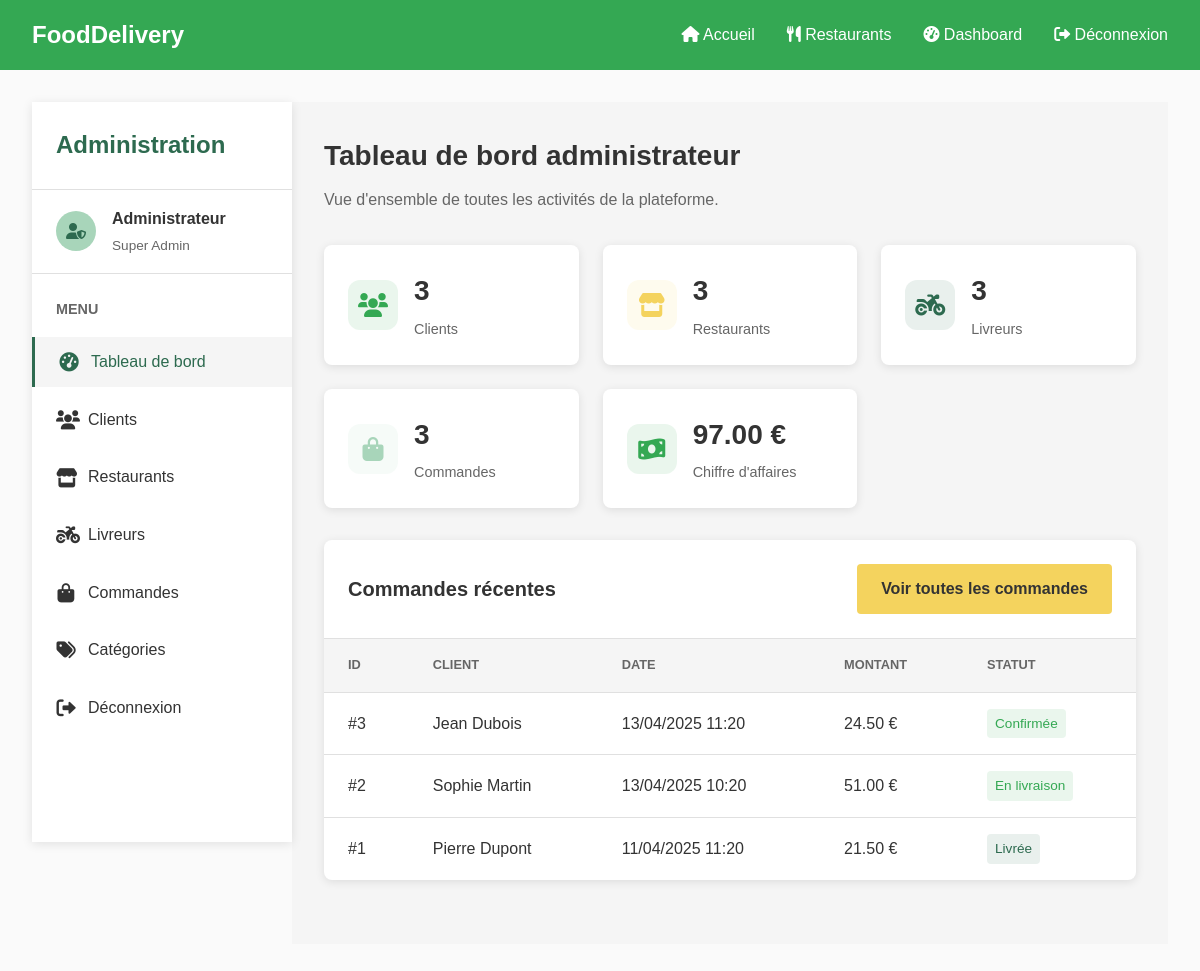
The page /pages/admin/dashboard.php (signed in) on the database its author committed.
### tables this page shows
CREATE TABLE Commande (
    id_commande INT AUTO_INCREMENT PRIMARY KEY,
    id_client INT NOT NULL,
    id_livreur INT,
    statut ENUM('en attente', 'confirmé', 'en préparation', 'en livraison', 'livré', 'annulé') DEFAULT 'en attente',
    date DATETIME DEFAULT CURRENT_TIMESTAMP,
    FOREIGN KEY (id_client) REFERENCES Client(id_client) ON DELETE CASCADE,
    FOREIGN KEY (id_livreur) REFERENCES Livreur(id_livreur) ON DELETE SET NULL
);

CREATE TABLE Client (
    id_client INT AUTO_INCREMENT PRIMARY KEY,
    nom_c VARCHAR(50) NOT NULL,
    prenom_c VARCHAR(50) NOT NULL,
    adresse_c TEXT NOT NULL,
    email VARCHAR(100) NOT NULL UNIQUE,
    mot_de_passe VARCHAR(255) NOT NULL,
    date_inscription DATETIME DEFAULT CURRENT_TIMESTAMP
);

CREATE TABLE Paiement (
    id_paiement INT AUTO_INCREMENT PRIMARY KEY,
    id_commande INT NOT NULL,
    montant DECIMAL(10,2) NOT NULL,
    mode ENUM('carte', 'espèces', 'paypal') DEFAULT 'carte',
    date_paiement DATETIME DEFAULT CURRENT_TIMESTAMP,
    FOREIGN KEY (id_commande) REFERENCES Commande(id_commande) ON DELETE CASCADE
);

### pages/admin/dashboard.php (the view, shortened to what this page needs)
<?php
include_once '../../includes/header.php';
function getStatistics() {
    try {
        $conn = getDbConnection();
        $stmtClients = $conn->prepare("SELECT COUNT(*) as total FROM Client");
        $stmtClients->execute();
        $clients = $stmtClients->fetch(PDO::FETCH_ASSOC)['total'];
        $stmtRestaurants = $conn->prepare("SELECT COUNT(*) as total FROM Restaurant");
        $stmtRestaurants->execute();
        $restaurants = $stmtRestaurants->fetch(PDO::FETCH_ASSOC)['total'];
        $stmtLivreurs = $conn->prepare("SELECT COUNT(*) as total FROM Livreur");
        $stmtLivreurs->execute();
        $livreurs = $stmtLivreurs->fetch(PDO::FETCH_ASSOC)['total'];
        $stmtCommandes = $conn->prepare("SELECT COUNT(*) as total FROM Commande");
        $stmtCommandes->execute();
        $commandes = $stmtCommandes->fetch(PDO::FETCH_ASSOC)['total'];
        $stmtCA = $conn->prepare("SELECT SUM(montant) as total FROM Paiement");
        $stmtCA->execute();
        $ca = $stmtCA->fetch(PDO::FETCH_ASSOC)['total'] ?: 0;
        return [
            'clients' => $clients,
            'restaurants' => $restaurants,
            'livreurs' => $livreurs,
            'commandes' => $commandes,
            'ca' => $ca
        ];
    } catch (PDOException $e) {
        return [
            'clients' => 0,
            'restaurants' => 0,
            'livreurs' => 0,
            'commandes' => 0,
            'ca' => 0
        ];
    }
}
function getRecentOrders($limit = 10) {
    try {
        $conn = getDbConnection();
        $stmt = $conn->prepare("SELECT c.*, cl.nom_c, cl.prenom_c, p.montant, p.mode
                               FROM Commande c
                               JOIN Client cl ON c.id_client = cl.id_client
                               JOIN Paiement p ON c.id_commande = p.id_commande
                               ORDER BY c.date DESC
                               LIMIT :limit");
        $stmt->bindParam(':limit', $limit, PDO::PARAM_INT);
        $stmt->execute();
        return $stmt->fetchAll(PDO::FETCH_ASSOC);
    } catch (PDOException $e) {
        return [];
    }
}
$stats = getStatistics();
$recentOrders = getRecentOrders();
function formatStatus($status) {
    switch ($status) {
        case 'confirmé':
            return '<span class="status status-confirmed">Confirmée</span>';
        case 'en livraison':
            return '<span class="status status-confirmed">En livraison</span>';
        case 'livré':
            return '<span class="status status-delivered">Livrée</span>';
    }
}
?>
<div class="dashboard-container">
    <div class="dashboard-sidebar">
        <div class="sidebar-header">
            <h2>Administration</h2>
        </div>
        <div class="sidebar-user">
            <div class="user-avatar">
                <i class="fas fa-user-shield"></i>
            </div>
            <div class="user-info">
                <div class="user-name">Administrateur</div>
                <div class="user-role">Super Admin</div>
            </div>
        </div>
        <div class="sidebar-menu">
            <h3>Menu</h3>
            <ul class="menu-items">
                <li>
                    <a href="#dashboard" class="active">
                        <i class="fas fa-tachometer-alt"></i>
                        <span>Tableau de bord</span>
                    </a>
                </li>
                <li>
                    <a href="#clients">
                        <i class="fas fa-users"></i>
                        <span>Clients</span>
                    </a>
                </li>
                <li>
                    <a href="#restaurants">
                        <i class="fas fa-store"></i>
                        <span>Restaurants</span>
                    </a>
                </li>
                <li>
                    <a href="#livreurs">
                        <i class="fas fa-motorcycle"></i>
                        <span>Livreurs</span>
                    </a>
                </li>
                <li>
                    <a href="#commandes">
                        <i class="fas fa-shopping-bag"></i>
                        <span>Commandes</span>
                    </a>
                </li>
                <li>
                    <a href="#categories">
                        <i class="fas fa-tags"></i>
                        <span>Catégories</span>
                    </a>
                </li>
                <li>
                    <a href="/pages/auth/logout.php">
                        <i class="fas fa-sign-out-alt"></i>
                        <span>Déconnexion</span>
                    </a>
                </li>
            </ul>
        </div>
    </div>
    <div class="dashboard-content">
        <section id="dashboard">
            <div class="content-header">
                <h1>Tableau de bord administrateur</h1>
                <p>Vue d'ensemble de toutes les activités de la plateforme.</p>
            </div>
            <div class="info-cards">
                <div class="info-card">
                    <div class="info-card-icon primary">
                        <i class="fas fa-users"></i>
                    </div>
                    <div class="info-card-content">
                        <div class="info-card-value"><?php echo $stats['clients']; ?></div>
                        <div class="info-card-label">Clients</div>
                    </div>
                </div>
                <div class="info-card">
                    <div class="info-card-icon secondary">
                        <i class="fas fa-store"></i>
                    </div>
                    <div class="info-card-content">
                        <div class="info-card-value"><?php echo $stats['restaurants']; ?></div>
                        <div class="info-card-label">Restaurants</div>
                    </div>
                </div>
                <div class="info-card">
                    <div class="info-card-icon accent">
                        <i class="fas fa-motorcycle"></i>
                    </div>
                    <div class="info-card-content">
                        <div class="info-card-value"><?php echo $stats['livreurs']; ?></div>
                        <div class="info-card-label">Livreurs</div>
                    </div>
                </div>
                <div class="info-card">
                    <div class="info-card-icon light">
                        <i class="fas fa-shopping-bag"></i>
                    </div>
                    <div class="info-card-content">
                        <div class="info-card-value"><?php echo $stats['commandes']; ?></div>
                        <div class="info-card-label">Commandes</div>
                    </div>
                </div>
                <div class="info-card">
                    <div class="info-card-icon primary">
                        <i class="fas fa-money-bill-wave"></i>
                    </div>
                    <div class="info-card-content">
                        <div class="info-card-value"><?php echo number_format($stats['ca'], 2); ?> €</div>
                        <div class="info-card-label">Chiffre d'affaires</div>
                    </div>
                </div>
            </div>
            <div class="data-table-container">
                <div class="data-table-header">
                    <h2>Commandes récentes</h2>
                    <div class="data-table-actions">
                        <a href="#commandes" class="btn btn-primary">Voir toutes les commandes</a>
                    </div>
                </div>
                <table class="data-table">
                    <thead>
                        <tr>
                            <th>ID</th>
                            <th>Client</th>
                            <th>Date</th>
                            <th>Montant</th>
                            <th>Statut</th>
                        </tr>
                    </thead>
                    <tbody>
                        <?php if (count($recentOrders) === 0): ?>
                        <tr>
                            <td colspan="5" style="text-align: center;">Aucune commande trouvée.</td>
                        </tr>
                        <?php else: ?>
                        <?php
                        $displayedOrders = array_slice($recentOrders, 0, 5);
                        foreach ($displayedOrders as $order):
                        ?>
                        <tr>
                            <td>#<?php echo $order['id_commande']; ?></td>
                            <td><?php echo htmlspecialchars($order['prenom_c'] . ' ' . $order['nom_c']); ?></td>
                            <td><?php echo date('d/m/Y H:i', strtotime($order['date'])); ?></td>
                            <td><?php echo number_format($order['montant'], 2); ?> €</td>
                            <td><?php echo formatStatus($order['statut']); ?></td>
                        </tr>
                        <?php endforeach; ?>
                        <?php endif; ?>
                    </tbody>
                </table>
            </div>
        </section>
    </div>
</div>
</body>
</html>

### includes/header.php (shortened to what this page needs)
<?php
$userRole = isset($_SESSION['role']) ? $_SESSION['role'] : 'visitor';
$isDashboard = strpos($_SERVER['REQUEST_URI'], '/dashboard') !== false ||
              strpos($_SERVER['REQUEST_URI'], '/admin') !== false ||
              strpos($_SERVER['REQUEST_URI'], '/profile') !== false;
?>
<!DOCTYPE html>
<html lang="fr">
<head>
    <link rel="stylesheet" href="https://cdnjs.cloudflare.com/ajax/libs/font-awesome/6.0.0/css/all.min.css">
    <link rel="stylesheet" href="/assets/css/style.css">
    <?php if ($isDashboard): ?>
    <link rel="stylesheet" href="/assets/css/dashboard.css">
    <?php endif; ?>
</head>
<body>
    <header>
        <nav class="navbar">
            <div class="logo">
                <a href="/">FoodDelivery</a>
            </div>
            <ul class="nav-links">
                <li><a href="/"><i class="fas fa-home"></i> Accueil</a></li>
                <li><a href="/pages/client/restaurants.php"><i class="fas fa-utensils"></i> Restaurants</a></li>
                <?php if ($userRole === 'client'): ?>
                    <li><a href="/pages/client/panier.php"><i class="fas fa-shopping-cart"></i> Panier</a></li>
                    <li><a href="/pages/client/dashboard.php"><i class="fas fa-user"></i> Compte</a></li>
                <?php elseif ($userRole === 'restaurant'): ?>
                    <li><a href="/pages/restaurant/dashboard.php"><i class="fas fa-chart-line"></i> Dashboard</a></li>
                    <li><a href="/pages/restaurant/profile.php"><i class="fas fa-user"></i> Compte</a></li>
                <?php elseif ($userRole === 'livreur'): ?>
                    <li><a href="/pages/livreur/dashboard.php"><i class="fas fa-motorcycle"></i> Dashboard</a></li>
                    <li><a href="/pages/livreur/profile.php"><i class="fas fa-user"></i> Compte</a></li>
                <?php elseif ($userRole === 'admin'): ?>
                    <li><a href="/pages/admin/dashboard.php"><i class="fas fa-tachometer-alt"></i> Dashboard</a></li>
                <?php else: ?>
                    <li><a href="/pages/auth/login.php"><i class="fas fa-sign-in-alt"></i> Connexion</a></li>
                    <li><a href="/pages/auth/register.php"><i class="fas fa-user-plus"></i> Inscription</a></li>
                <?php endif; ?>
                <?php if ($userRole !== 'visitor'): ?>
                    <li><a href="/pages/auth/logout.php"><i class="fas fa-sign-out-alt"></i> Déconnexion</a></li>
                <?php endif; ?>
            </ul>
        </nav>
    </header>
    <main>

### assets/css/style.css (style rules this page uses)
:root { --vert-frais: #34A853; --vert-doux: #A8D5BA; --jaune-pastel: #F4D35E; --blanc-pur: #FAFAFA; --vert-fonce: #2D6A4F; }
* { margin: 0; padding: 0; box-sizing: border-box; font-family: 'Arial', sans-serif; }
body { background-color: var(--blanc-pur); color: #333; line-height: 1.6; }
a { text-decoration: none; color: inherit; }
ul { list-style: none; }
.navbar { display: flex; justify-content: space-between; align-items: center; background-color: var(--vert-frais); color: white; padding: 1rem 2rem; }
.logo a { font-size: 1.5rem; font-weight: bold; color: white; }
.nav-links { display: flex; gap: 2rem; }
.nav-links a { color: white; transition: all 0.3s ease; }
main { min-height: 70vh; padding: 2rem; }
.btn { display: inline-block; padding: 0.75rem 1.5rem; background-color: var(--jaune-pastel); color: #333; border: none; border-radius: 4px; cursor: pointer; font-weight: bold; transition: all 0.3s ease; }
.btn-primary { background-color: var(--jaune-pastel); }

### rows shown on the page
commande: id_commande "3", id_client.nom_c "Jean Dubois", date "13/04/2025 11:20", paiement.montant "24.50", statut "Confirmée"
commande: id_commande "2", id_client.nom_c "Sophie Martin", date "13/04/2025 10:20", paiement.montant "51.00", statut "En livraison"
commande: id_commande "1", id_client.nom_c "Pierre Dupont", date "11/04/2025 11:20", paiement.montant "21.50", statut "Livrée"

### other values the page prints
$stats['clients'] "3"
$stats['restaurants'] "3"
$stats['livreurs'] "3"
$stats['commandes'] "3"
$stats['ca'] "97.00"
